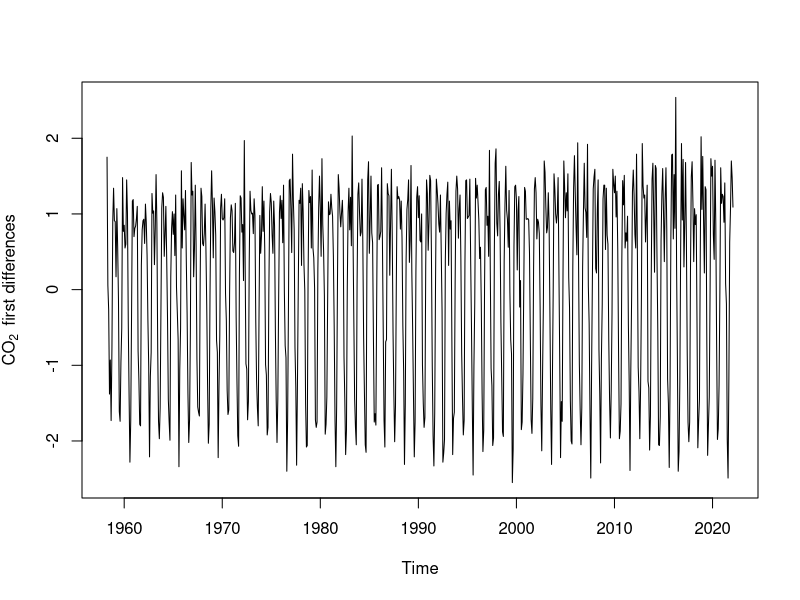
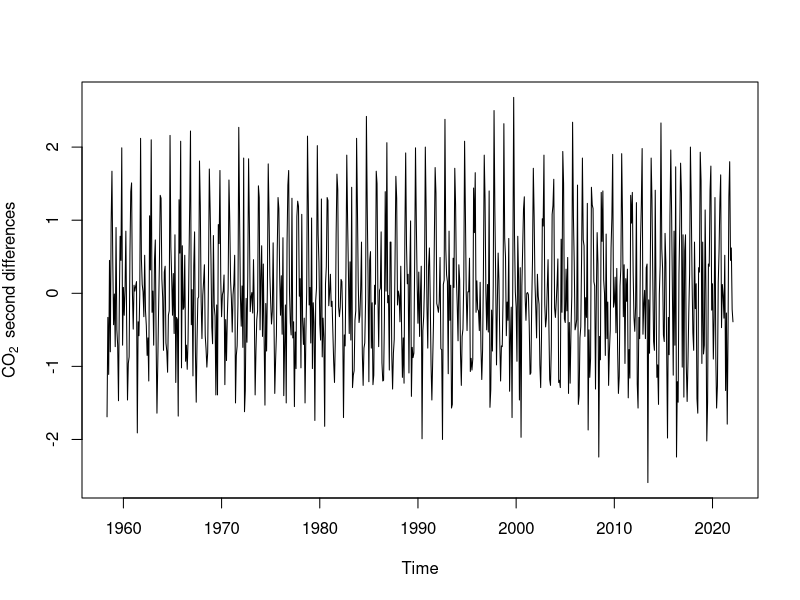
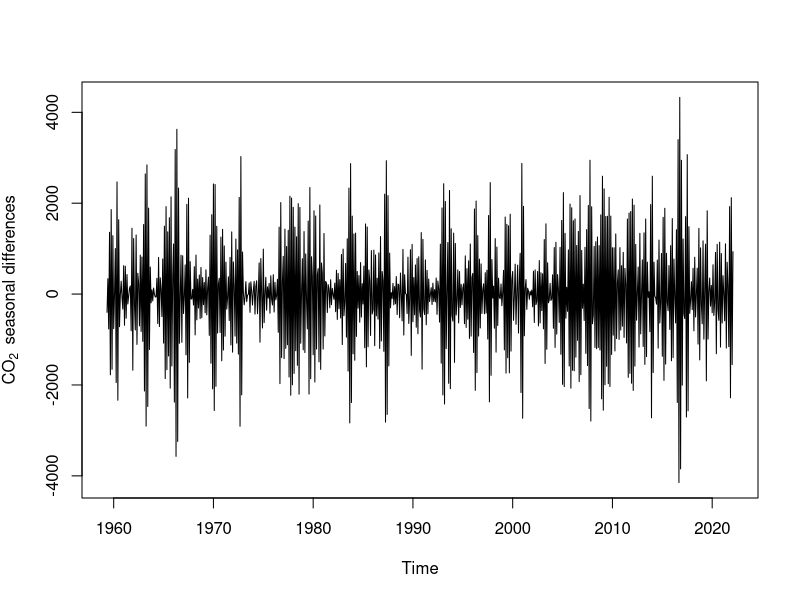
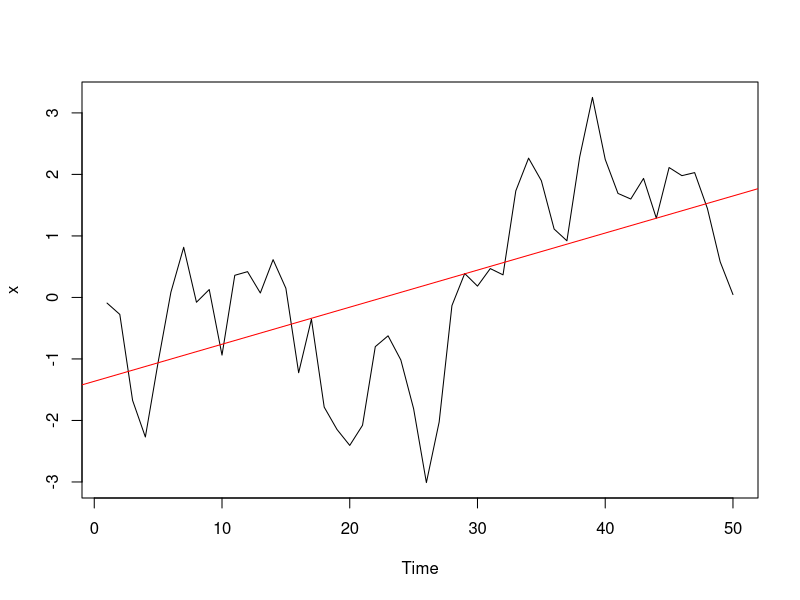
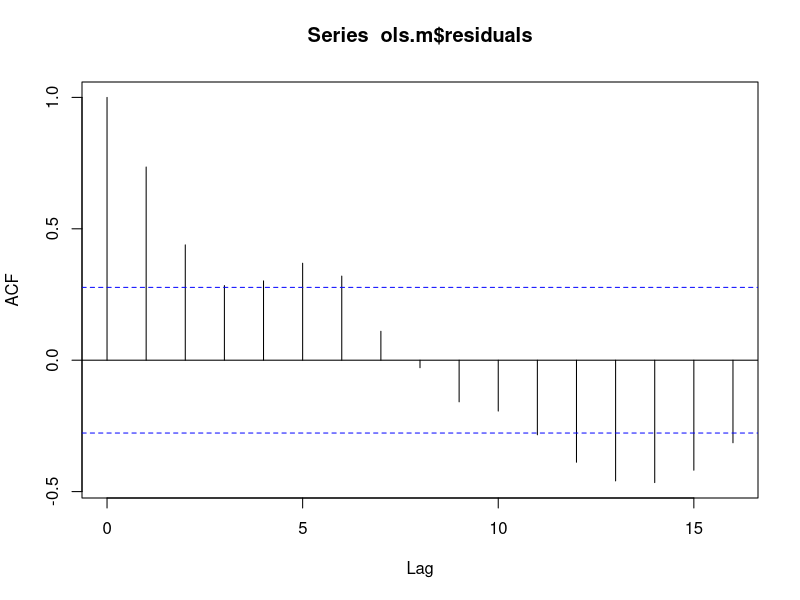
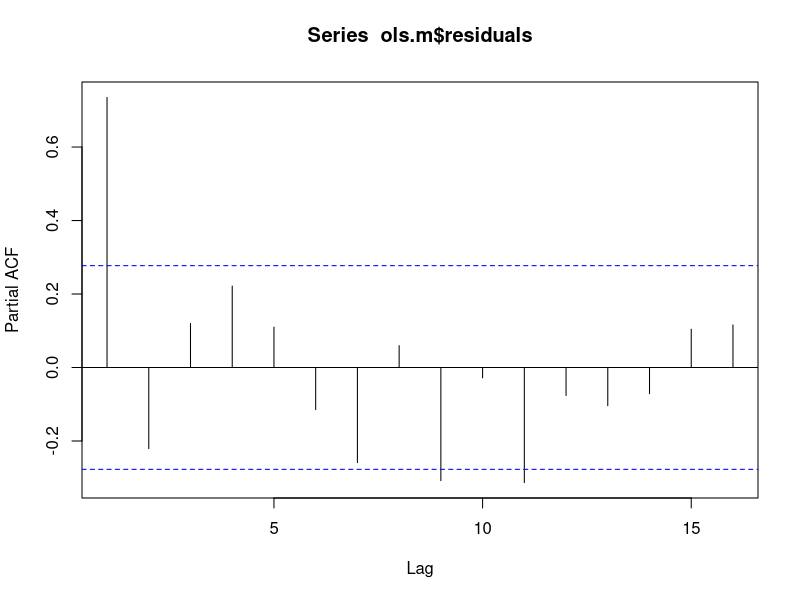
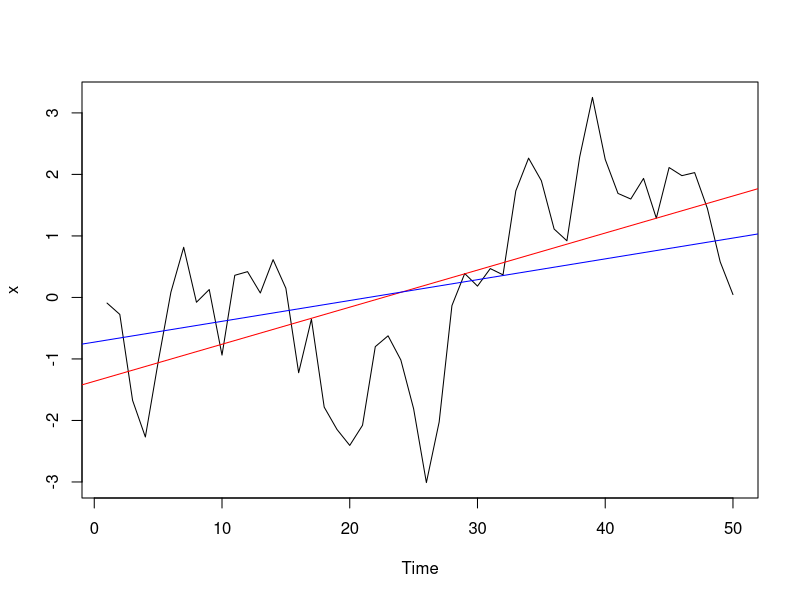

Write R code to recreate these figures, in order.
setwd("~/Library/Mobile Documents/com~apple~CloudDocs/ESCI167/Rscripts_lectures")

library(lmtest)
library(nlme)

##### Differencing
# Read the MLO CO2 data 
mlo = read.csv("co2_mm_mlo.csv")
names(mlo) = c("year","month","dd","average")

# Create a time series (ts) object from the CO2 data
co2 = ts(data = mlo$average, frequency = 12, start = c(1958, 3))

co2_d1 = diff(co2,differences=1)
plot(co2_d1, ylab = expression("CO"[2]~" first differences"))
#still shows a trend

co2_d2 = diff(co2,differences=2)
plot(co2_d2, ylab = expression("CO"[2]~" second differences"))
#trend gone, but seasonal cycle is there

co2_d12 = diff(co2_d2,differences=12)
plot(co2_d12, ylab = expression("CO"[2]~" seasonal differences"))
#now appears stationary


##### GLS
#simulating a time series
set.seed(6000)
x = arima.sim(n = 50, model = list(order = c(1, 0, 0), ar=0.8, sd = 0.1)) #+ seq(1,100,1)*0.1

#export it as a .txt file
write.table(x,file="example_gls_W6_L12.txt",quote=F,col.names=F,row.names=F)
plot(x)
# Say x is a climate anomaly that we monitor, we want to determine whether a trend is present.

#Start with ordinary least squares
time=seq(1,50,1)
ols.m = lm(x~time)
abline(ols.m,col="red")
summary(ols.m)
dwtest(ols.m)
#We find a significant trend, but also the resioduals are not independent

#Let's look at their structure
acf(ols.m$residuals)
pacf(ols.m$residuals)
# Seems AR(1)

gls.m = gls(x~time,correlation = corARMA(p=1))
summary(gls.m)
#The trend is no longer significant

#Visualize the difference
plot(x)
abline(ols.m,col="red")
abline(gls.m,col="blue")